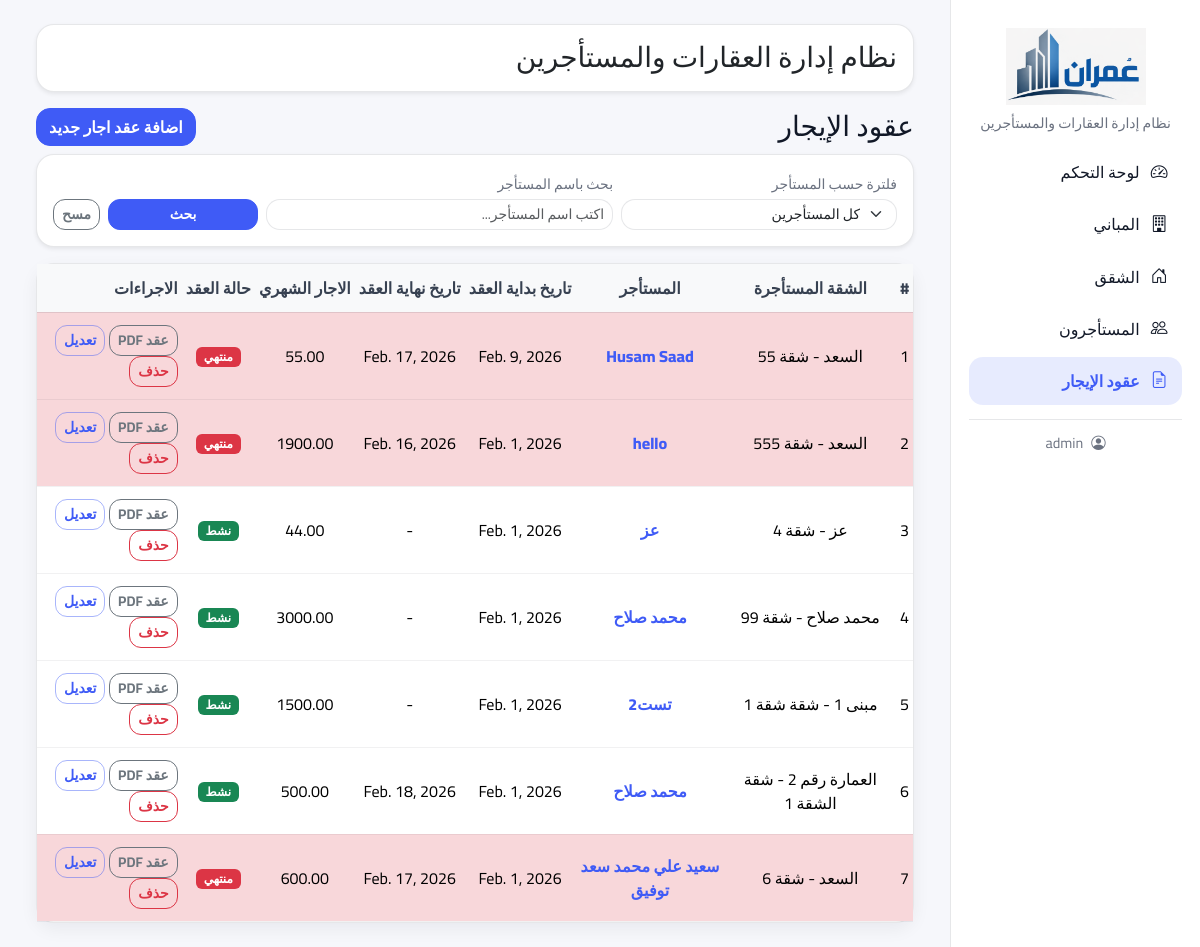
Page /leases/ (signed in) on the committed database.
### listings/models.py (models this page shows, shortened)
class Lease(models.Model):
    class Status(models.TextChoices):
        ACTIVE = "ACTIVE", "نشط"
        EXPIRED = "EXPIRED", "منتهي"
        ENDED = "ENDED", "منتهي"
    apartment = models.ForeignKey(
        Apartment,
        verbose_name="الشقة",
        on_delete=models.PROTECT,
        related_name="leases"
    )
    tenant = models.ForeignKey(
        Tenant,
        verbose_name="المستأجر",
        on_delete=models.PROTECT,
        related_name="leases"
    )
    start_date = models.DateField("تاريخ البداية")
    end_date = models.DateField("تاريخ النهاية", null=True, blank=True)
    rent_amount = models.DecimalField("قيمة الإيجار المتفق عليها", max_digits=12, decimal_places=2)
    security_deposit = models.DecimalField("مبلغ التأمين", max_digits=12, decimal_places=2, default=0)
    status = models.CharField("حالة العقد", max_length=10, choices=Status.choices, default=Status.ACTIVE)
    notes = models.TextField("ملاحظات", blank=True)
    class Meta:
        verbose_name = "عقد"
        verbose_name_plural = "العقود"
        ordering = ["-start_date"]
        constraints = [
            models.UniqueConstraint(
                fields=["apartment"],
                condition=models.Q(status="ACTIVE"),
                name="unique_active_lease_per_apartment",
            )
        ]

class Apartment(models.Model):
    class Status(models.TextChoices):
        VACANT = "VACANT", "شاغرة"
        RENTED = "RENTED", "مؤجرة"
        MAINTENANCE = "MAINT", "صيانة"
    building = models.ForeignKey(
        Building,
        verbose_name="العمارة",
        on_delete=models.CASCADE,
        related_name="apartments"
    )
    apartment_no = models.CharField("رقم الشقة", max_length=50)
    floor = models.CharField("الطابق", max_length=50, blank=True)
    rooms = models.PositiveSmallIntegerField("عدد الغرف", default=0)
    area_m2 = models.DecimalField("المساحة (م²)", max_digits=8, decimal_places=2, default=0)
    rent_amount = models.DecimalField("قيمة الإيجار", max_digits=12, decimal_places=2, default=0)
    status = models.CharField("الحالة", max_length=10, choices=Status.choices, default=Status.VACANT)
    notes = models.TextField("ملاحظات", blank=True)
    class Meta:
        verbose_name = "شقة"
        verbose_name_plural = "الشقق"
        unique_together = ("building", "apartment_no")
        ordering = ["building", "apartment_no"]
    def __str__(self):
        return f"{self.building.name} - شقة {self.apartment_no}"

class Building(models.Model):
    name = models.CharField("اسم العمارة", max_length=150)
    address = models.CharField("العنوان", max_length=255, blank=True)
    notes = models.TextField("ملاحظات", blank=True)
    class Meta:
        verbose_name = "عمارة"
        verbose_name_plural = "العمارات"
        ordering = ["name"]

class Tenant(models.Model):
    full_name = models.CharField("اسم المستأجر", max_length=150)
    phone = models.CharField("رقم الهاتف", max_length=50, blank=True)
    id_number = models.CharField("رقم الهوية", max_length=50, blank=True)
    address = models.CharField("العنوان", max_length=255, blank=True)
    photo = models.ImageField(
        "الصورة الشخصية",
        upload_to="tenant_photos/",
        blank=True,
        null=True
    )
    id_image = models.ImageField("صورة الهوية", upload_to="tenant_ids/", blank=True, null=True)
    notes = models.TextField("ملاحظات", blank=True)
    class Meta:
        verbose_name = "مستأجر"
        verbose_name_plural = "المستأجرون"
        ordering = ["full_name"]
    def __str__(self):
        return self.full_name

### listings/views.py (the view)
# urls.py: path("leases/", views.lease_list, name="lease_list"),
def lease_list(request):
    today = timezone.localdate()
    Lease.objects.filter(
        status=Lease.Status.ACTIVE,
        end_date__isnull=False,
        end_date__lt=today,
    ).update(status=Lease.Status.EXPIRED)
    tenant_id = request.GET.get("tenant", "")
    q = (request.GET.get("q", "") or "").strip()
    leases = Lease.objects.select_related("apartment", "tenant", "apartment__building").all()
    if tenant_id:
        leases = leases.filter(tenant_id=tenant_id)
    if q:
        leases = leases.filter(
            Q(tenant__full_name__icontains=q) |
            Q(tenant__id_number__icontains=q) |
            Q(tenant__phone__icontains=q)
        )
    leases = leases.order_by("-start_date")
    tenants = Tenant.objects.all().order_by("full_name")
    is_htmx = request.headers.get("HX-Request")
    template = "listings/partials/lease_list_partial.html" if is_htmx else "listings/lease_list.html"
    return render(request, template, {
        "leases": leases,
        "tenants": tenants,
        "current_tenant": str(tenant_id) if tenant_id else "",
        "q": q,
    })

### listings/templates/listings/lease_list.html (shortened to what this page needs)
{% extends "layout/base.html" %}
{% block content %}
  {% include "listings/partials/lease_list_partial.html" %}
{% endblock %}

### listings/templates/layout/base.html (shortened to what this page needs)
<!doctype html>
<html lang="ar" dir="rtl">
<head>
  <link href="https://cdn.jsdelivr.net/npm/bootstrap@5.3.3/dist/css/bootstrap.min.css" rel="stylesheet">
  <link rel="stylesheet" href="https://cdn.jsdelivr.net/npm/bootstrap-icons@1.11.3/font/bootstrap-icons.min.css">
</head>
<body>
<div class="d-flex">
  <aside class="sidebar">
    {% load static %}
    <div class="sidebar-brand">
      <img src="{% static 'listings/images/logo.png' %}" alt="شعار عمران" class="sidebar-logo">
      <div class="text-muted small">نظام إدارة العقارات والمستأجرين</div>
    </div>
    <nav class="nav nav-pills flex-column gap-1">
      <a class="nav-link" href="{% url 'dashboard' %}"
         hx-get="{% url 'dashboard' %}" hx-target="#main-content" hx-push-url="true">
        <i class="bi bi-speedometer2"></i><span>لوحة التحكم</span>
      </a>
      <a class="nav-link" href="{% url 'building_list' %}"
         hx-get="{% url 'building_list' %}" hx-target="#main-content" hx-push-url="true">
        <i class="bi bi-building"></i><span>المباني</span>
      </a>
      <a class="nav-link" href="{% url 'apartment_list' %}"
         hx-get="{% url 'apartment_list' %}" hx-target="#main-content" hx-push-url="true">
        <i class="bi bi-house-door"></i><span>الشقق</span>
      </a>
      <a class="nav-link" href="{% url 'tenant_list' %}"
         hx-get="{% url 'tenant_list' %}" hx-target="#main-content" hx-push-url="true">
        <i class="bi bi-people"></i><span>المستأجرون</span>
      </a>
      <a class="nav-link" href="{% url 'lease_list' %}"
         hx-get="{% url 'lease_list' %}" hx-target="#main-content" hx-push-url="true">
        <i class="bi bi-file-earmark-text"></i><span>عقود الإيجار</span>
      </a>
    </nav>
    <div class="sidebar-footer">
      <i class="bi bi-person-circle"></i>
      <span>{{ request.user.username }}</span>
    </div>
  </aside>
  <main class="flex-grow-1 p-4">
    <div class="container-fluid">
<div id="pageHeader" class="card mb-3 shadow-sm">
  <div class="card-body d-flex align-items-center justify-content-between">
    <div>
      <h3 class="mb-0" id="pageTitle">نظام إدارة العقارات والمستأجرين</h3>
    </div>
  </div>
</div>
      <div id="main-content">
        {% block content %}{% endblock %}
      </div>
    </div>
  </main>
</div>
</body>
</html>

### listings/templates/listings/partials/lease_list_partial.html (shortened to what this page needs)
<div id="leasesWrapper">
  <div class="d-flex align-items-center justify-content-between mb-2">
    <h3 class="mb-0">عقود الإيجار</h3>
    <a class="btn btn-primary"
       href="{% url 'lease_create' %}"
       hx-get="{% url 'lease_create' %}"
       hx-target="#appModalBody">
      اضافة عقد اجار جديد
    </a>
  </div>
  <form class="card mb-3 shadow-sm"
  hx-get="{% url 'lease_list' %}"
  hx-target="#leasesWrapper"
  hx-swap="outerHTML"
  hx-trigger="submit, keyup changed delay:400ms from:input[name='q']">
    <div class="card-body py-3">
      <div class="row g-2 align-items-end">
        <div class="col-12 col-md-4">
          <label class="form-label mb-1 small text-muted">فلترة حسب المستأجر</label>
          <select class="form-select form-select-sm"
                  name="tenant"
                  hx-trigger="change">
            <option value="" {% if not current_tenant %}selected{% endif %}>كل المستأجرين</option>
          </select>
        </div>
        <div class="col-12 col-md-5">
          <label class="form-label mb-1 small text-muted">بحث باسم المستأجر</label>
          <input type="search"
          class="form-control form-control-sm"
          name="q"
          value="{{ q|default:'' }}"
          placeholder="اكتب اسم المستأجر...">
        </div>
        <div class="col-12 col-md-3 d-flex gap-2">
          <button class="btn btn-primary btn-sm flex-grow-1" type="submit">
            بحث
          </button>
          <button class="btn btn-outline-secondary btn-sm"
                  type="button"
                  hx-get="{% url 'lease_list' %}"
                  hx-target="#leasesWrapper"
                  hx-swap="outerHTML">
            مسح
          </button>
        </div>
      </div>
    </div>
  </form>
  <div class="card">
    <div class="table-responsive">
      <table class="table table-hover table-sm mb-0 text-center align-middle">
        <thead class="table-light align-middle">
          <tr>
            <th>#</th>
            <th>الشقة المستأجرة</th>
            <th>المستأجر</th>
            <th>تاريخ بداية العقد</th>
            <th>تاريخ نهاية العقد</th>
            <th>الاجار الشهري</th>
            <th>حالة العقد</th>
            <th class="text-end">الاجراءات</th>
          </tr>
        </thead>
        <tbody>
          {% for l in leases %}
          <tr class="{% if l.status == 'EXPIRED' %}table-danger{% endif %}">
            <td>{{ forloop.counter }}</td>
            <td>{{ l.apartment }}</td>
            <td>
              <button type="button"
                      class="btn btn-link p-0 text-decoration-none tenant-link"
                      data-bs-toggle="modal"
                      data-bs-target="#tenantModal"
                      hx-get="{% url 'tenant_quick_view' l.tenant.id %}"
                      hx-target="#tenantModalBody"
                      hx-swap="innerHTML">
                {{ l.tenant }}
              </button>
            </td>
            <td>{{ l.start_date }}</td>
            <td>{{ l.end_date|default:"-" }}</td>
            <td>{{ l.rent_amount }}</td>
            <td>
              <button type="button"
                      class="btn btn-link p-0 text-decoration-none"
                      hx-get="{% url 'lease_toggle_status' l.id %}?tenant={{ current_tenant|urlencode }}&q={{ q|urlencode }}"
                      hx-target="#appModalBody"
                      hx-swap="innerHTML">
                {% if l.status == 'ACTIVE' %}
                  <span class="badge text-bg-success">نشط</span>
                {% elif l.status == 'EXPIRED' %}
                  <span class="badge text-bg-danger">منتهي</span>
                {% else %}
                  <span class="badge text-bg-secondary">{{ l.get_status_display }}</span>
                {% endif %}
              </button>
            </td>
            <td class="text-end">
              <a class="btn btn-sm btn-outline-secondary"
                 href="{% url 'lease_contract_preview' l.id %}"
                 target="_blank" rel="noopener">
                عقد PDF
              </a>
              <a class="btn btn-sm btn-outline-primary"
                 href="{% url 'lease_edit' l.id %}"
                 hx-get="{% url 'lease_edit' l.id %}"
                 hx-target="#appModalBody">
                تعديل
              </a>
              <a class="btn btn-sm btn-outline-danger"
                 href="{% url 'lease_delete' l.id %}"
                 hx-get="{% url 'lease_delete' l.id %}"
                 hx-target="#appModalBody">
                حذف
              </a>
            </td>
          </tr>
          {% empty %}
          <tr>
            <td colspan="8" class="text-center text-muted p-4">
              لا توجد عقود إيجار مطابقة للفلتر.
            </td>
          </tr>
          {% endfor %}
        </tbody>
      </table>
    </div>
  </div>
</div>

### listings/templates/layout/base.html (style rules this page uses)
:root { --brand: #3F5BF6; --brand-600: #364CE0; --brand-100: rgba(63,91,246,.12); --bg: #F6F7FB; --card: #FFFFFF; --text: #111827; --muted: #6B7280; --border: rgba(17,24,39,.10); --shadow: 0 10px 30px rgba(17,24,39,.08); --radius: 18px; }
body { font-family: 'Cairo', sans-serif; background: var(--bg) !important; color: var(--text); }
main .container-fluid { max-width: 1240px; }
.sidebar { width: 275px; min-height: 100vh; position: sticky; top: 0; background: #fff; border-inline-end: 1px solid var(--border); padding: 18px !important; }
.sidebar-brand { display:flex; align-items:center; justify-content:center; flex-direction:column; gap: 8px; padding: 10px 0 14px; }
.sidebar-logo { width: 140px; height:auto; }
.sidebar small, .text-muted { color: var(--muted) !important; }
.sidebar .nav-link { border-radius: 14px; padding: .72rem .9rem; color: #111827; display:flex; align-items:center; gap: .7rem; transition: .15s ease-in-out; }
.sidebar .nav-link.active { background: var(--brand-100); color: var(--brand); font-weight: 800; }
.sidebar .nav-link i { font-size: 1.05rem; }
.sidebar-footer { margin-top: 14px; padding-top: 12px; border-top: 1px solid var(--border); font-size: .9rem; color: var(--muted); display:flex; align-items:center; justify-content:center; gap: 8px; }
.card { background: var(--card); border: 1px solid var(--border); border-radius: var(--radius); box-shadow: 0 6px 18px rgba(17,24,39,.06); }
.table thead th { font-weight: 800; color: #374151; border-bottom: 1px solid var(--border); white-space: nowrap; }
.table td, .table th { padding-top: .75rem; padding-bottom: .75rem; border-color: rgba(17,24,39,.06); }
.btn { border-radius: 14px; font-weight: 700; }
.btn-sm { border-radius: 12px; font-weight: 700; }
.btn-primary { background: var(--brand); border-color: var(--brand); }
.btn-outline-primary { color: var(--brand); border-color: rgba(63,91,246,.45); }
.form-control, .form-select { border-radius: 14px; border-color: var(--border); }
.badge { font-weight: 800; }
.tenant-link { font-weight: 800; color: var(--brand); }

### rows in the picture
Lease: apartment "السعد - شقة 55", tenant "Husam Saad", start_date "Feb. 9, 2026", end_date "Feb. 17, 2026", rent_amount "55.00", status "منتهي"
Lease: apartment "السعد - شقة 555", tenant "hello", start_date "Feb. 1, 2026", end_date "Feb. 16, 2026", rent_amount "1900.00", status "منتهي"
Lease: apartment "عز - شقة 4", tenant "عز", start_date "Feb. 1, 2026", end_date "-", rent_amount "44.00", status "نشط"
Lease: apartment "محمد صلاح - شقة 99", tenant "محمد صلاح", start_date "Feb. 1, 2026", end_date "-", rent_amount "3000.00", status "نشط"
Lease: apartment "مبنى 1 - شقة شقة 1", tenant "تست2", start_date "Feb. 1, 2026", end_date "-", rent_amount "1500.00", status "نشط"
Lease: apartment "العمارة رقم 2 - شقة الشقة 1", tenant "محمد صلاح", start_date "Feb. 1, 2026", end_date "Feb. 18, 2026", rent_amount "500.00", status "نشط"
Lease: apartment "السعد - شقة 6", tenant "سعيد علي محمد سعد توفيق", start_date "Feb. 1, 2026", end_date "Feb. 17, 2026", rent_amount "600.00", status "منتهي"

### other values in the picture
{{ request.user.username }} "admin"
